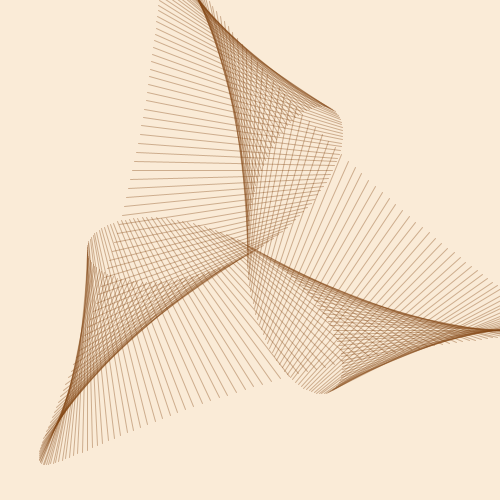
Frame 1 (no input)
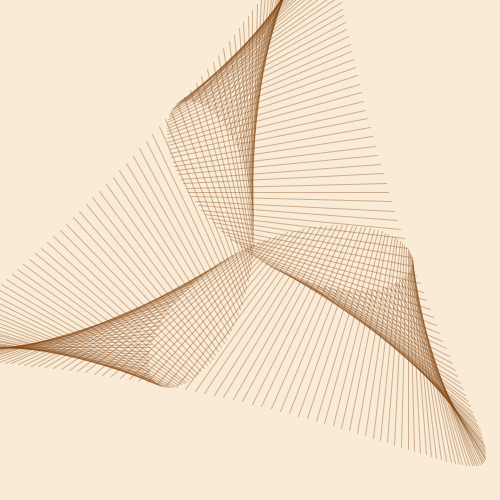
Frame 60 (the mouse pressed at the canvas centre just before this capture)
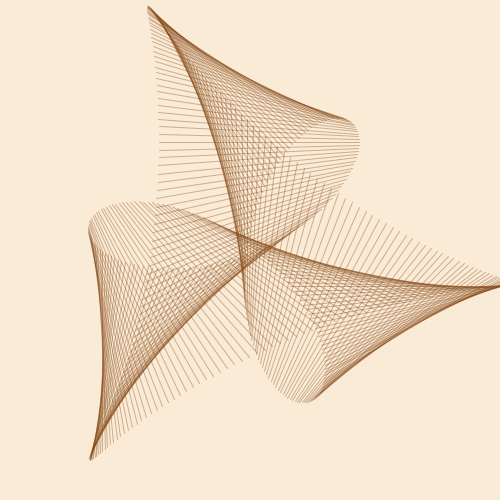
Frame 120 (the mouse held since frame 60 and released just before this capture)

The Processing sketch that drew these frames (run headless with seeded random() and noise(); from frame 60 on, the mouse is pressed at the canvas centre):

// Processing sketch: processing_131109
// ── processing_131109.pde

int nFrames = 256;
float phasor = 0.0;
float phasorInc = 1.0 / (float) nFrames;
ArrayList lineSegments;
boolean recordOn = true;

void setup() {
  size(500, 500);
  background(255);
  smooth();
  lineSegments = new ArrayList();
  int nLines = 256;
 
  for (int i = 0; i < nLines; i++) {
    PVector v = getVCoordinates(width / 2, height / 2, width / 6, (float) i / (int) nLines * TWO_PI * 2);
    lineSegments.add(new LineSegment(v.x, v.y, 200, (float) i / (float) nLines * TWO_PI * -1));
  }
}
 
void draw() {
  // Fade last frame
  noStroke();
  background(250, 235, 215);
   
  // Draw lines
  stroke(129, 69, 19, 96);
  strokeWeight(1);
 
  int lsSize = lineSegments.size();
 
  for (int i = 0; i < lsSize; i++) {
    pushMatrix();
    float xOffset = 80.0 * (sin(((float) i / (float) lsSize + phasor) * TWO_PI));
    float yOffset = 80.0 * (cos(((float) i / (float) lsSize + phasor) * TWO_PI));
   translate(xOffset, yOffset);
     
    LineSegment thisLineSeg = (LineSegment) lineSegments.get(i);
    thisLineSeg.update();
    popMatrix();
  }
     
  updatePhasor();
}
 
void updatePhasor() {
  phasor += phasorInc;
   
  if (phasor >= 1.0) {
    phasor -= 1.0;
  }
}
 
class LineSegment {
  float x, y, d, a;  // x position, y position, distance, angle
   
  LineSegment(float x_, float y_, float d_, float a_) {
    x = x_;
    y = y_;
    d = d_;
    a = a_;
  }
   
  void update() {
    float a1 = a + phasor * TWO_PI;
    float x1 = x + d * cos(a1);
    float y1 = y + d * sin(a1);
    line(x, y, x1, y1);
  }
}

PVector getVCoordinates(float x, float y, float d, float a) {
  return new PVector(x + d * cos(a), y + d * sin(a));
}
